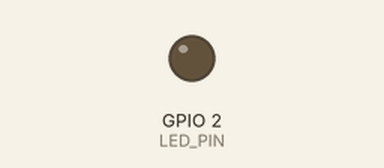
Recording of a program running on a simulated ESP32. Shown: output pins drawn as LEDs (lit = HIGH). USB keyboard and mouse output is not drawn; what the program prints to the serial monitor is not drawn.

Above: at 1.0 s.
Timing chart, 0 to 9.2 s (numbered marks = the images above):
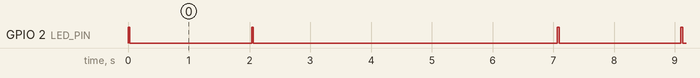

The program:

main.cpp
```cpp
#include <Arduino.h>
#include <BleKeyboard.h>

#define LED_PIN 2

BleKeyboard bleKeyboard;

void setup() {
  Serial.begin(115200);
  Serial.println("[+] Starting project");


  pinMode(LED_PIN, OUTPUT);
  bleKeyboard.begin();
}

void loop() {
  // if (Serial.available()) {
  //   String message = Serial.readStringUntil('\n');
  //   int length = message.length();

  //   Serial.print("Response: ");
  //   // Echoing the text in reverse order
  //   for (int i = length - 1; i >= 0; i--) {
  //     Serial.print(message.charAt(i));
  //   }

  //   // Printing the total number of characters
  //   Serial.print(" (");
  //   Serial.print(length);
  //   Serial.print(")");
  // }

  if(bleKeyboard.isConnected()) {
    Serial.println("[+] Connected");

    digitalWrite(LED_PIN, HIGH);
    bleKeyboard.print("Hello from ESP32");
    digitalWrite(LED_PIN, LOW);


    delay(1000);


    digitalWrite(LED_PIN, HIGH);
    Serial.println("Sending Enter key...");
    bleKeyboard.write(KEY_RETURN);
    digitalWrite(LED_PIN, LOW);


    delay(1000);


    digitalWrite(LED_PIN, HIGH);
    bleKeyboard.println("Great work!!!");
    digitalWrite(LED_PIN, LOW);
  }

  Serial.println("Waiting 5 seconds to connection...");
  delay(5000);
}
```

Measured:
- by itself, GPIO 2 (LED_PIN): repeats every 7.1 s: LOW 2.0 s, HIGH 0.03 s, LOW 5.0 s, HIGH 0.03 s
